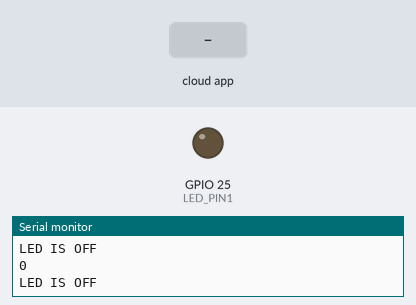
The sketch below on a simulated ESP32. Parts: output pins drawn as LEDs (lit = HIGH), the last lines printed to the serial monitor. The inputs (shaded band) are chosen by the test bench. WiFi joins after 1.5 s; servers stay silent unless stated; the Firebase database answers and starts empty.

Above: at 2.7 s.
2.8 s: the phone or cloud app sets LED1 to 1
At 3.7 s:
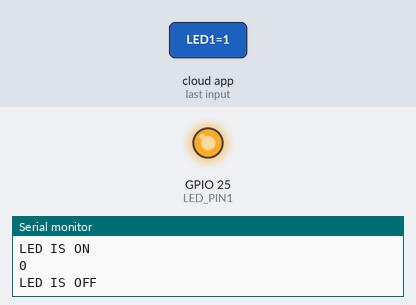
4.6 s: the phone or cloud app sets LED1 to 0
At 6.1 s:
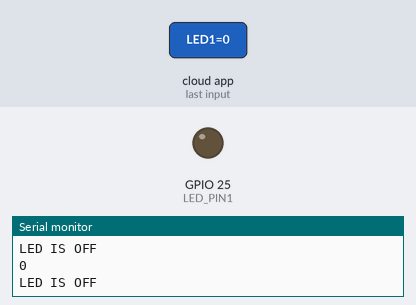
Timing chart, 0 to 7.6 s (numbered marks = the images above; inputs shaded):
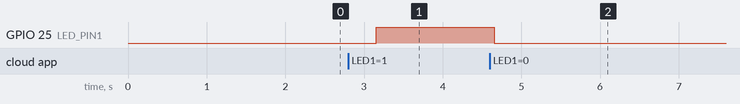

The sketch:

LED_FIREBASE.ino
```cpp
/* Firebase Receive */

#include <WiFi.h>
#include <Firebase_ESP_Client.h>

// Provide the token generation process info.
#include "addons/TokenHelper.h"
// Provide the RTDB payload printing info and other helper functions.
#include "addons/RTDBHelper.h"

// Insert your network credentials
#define WIFI_SSID "HIMU"
#define WIFI_PASSWORD "12345678"
#define LED_PIN1 25
#define LED_PIN2 27
// Replace 2 with the actual pin number where the LED is connected


// Insert Firebase project API Key
#define API_KEY ""

// Insert RTDB URL
#define DATABASE_URL "https://unique-nebula-386818-default-rtdb.firebaseio.com/"

// Define Firebase Data object
FirebaseData fbdo;

FirebaseAuth auth;
FirebaseConfig config;

unsigned long sendDataPrevMillis = 0;
int intValue1;
int intValue2;
bool signupOK = false;

void setup()
{
  Serial.begin(115200);
  WiFi.begin(WIFI_SSID, WIFI_PASSWORD);
  Serial.print("Connecting to Wi-Fi");
  while (WiFi.status() != WL_CONNECTED)
  {
    Serial.print(".");
    delay(300);
  }
  Serial.println();
  Serial.print("Connected with IP: ");
  Serial.println(WiFi.localIP());
  pinMode(LED_PIN1, OUTPUT);

  Serial.println();

  /* Assign the api key (required) */
  config.api_key = API_KEY;

  /* Assign the RTDB URL (required) */
  config.database_url = DATABASE_URL;

  /* Sign up */
  if (Firebase.signUp(&config, &auth, "", ""))
  {
    Serial.println("ok");
    signupOK = true;
  }
  else
  {
    Serial.printf("%s\n", config.signer.signupError.message.c_str());
  }

  /* Assign the callback function for the long running token generation task */
  config.token_status_callback = tokenStatusCallback; //see addons/TokenHelper.h

  Firebase.begin(&config, &auth);
  Firebase.reconnectWiFi(true);
}

void loop()
{
  if (Firebase.ready() && signupOK && (millis() - sendDataPrevMillis > 1500 || sendDataPrevMillis == 0))
  {
    sendDataPrevMillis = millis();
    if (Firebase.RTDB.getInt(&fbdo, "/test/LED1"))
    {
      if (fbdo.dataType() == "int")
      {
        intValue1 = fbdo.intData();
        Serial.println(intValue1);
                if (intValue1 == 1)
                {
            digitalWrite(LED_PIN1, HIGH);
            Serial.println("LED IS ON");
            }
            else
            {
            digitalWrite(LED_PIN1, LOW);
            Serial.println("LED IS OFF");
            }

      }
    }
    else
    {
      Serial.println(fbdo.errorReason());
    }

    if (Firebase.RTDB.getInt(&fbdo, "/test/LED2"))
    {
      if (fbdo.dataType() == "int")
      {
        intValue2 = fbdo.intData();
        Serial.println(intValue2);
        if (intValue2 == 1)
                {
            digitalWrite(LED_PIN2, HIGH);
            Serial.println("LED IS ON");
            }
            else
            {
            digitalWrite(LED_PIN2, LOW);
            Serial.println("LED IS OFF");
            }

      }
    }
    else
    {
      Serial.println(fbdo.errorReason());
    }
  }
}
```

Measured:
- after the input at 2.8 s, GPIO 25 (LED_PIN1): LOW → HIGH after 0.36 s
- after the input at 4.6 s, GPIO 25 (LED_PIN1): HIGH → LOW after 0.06 s
